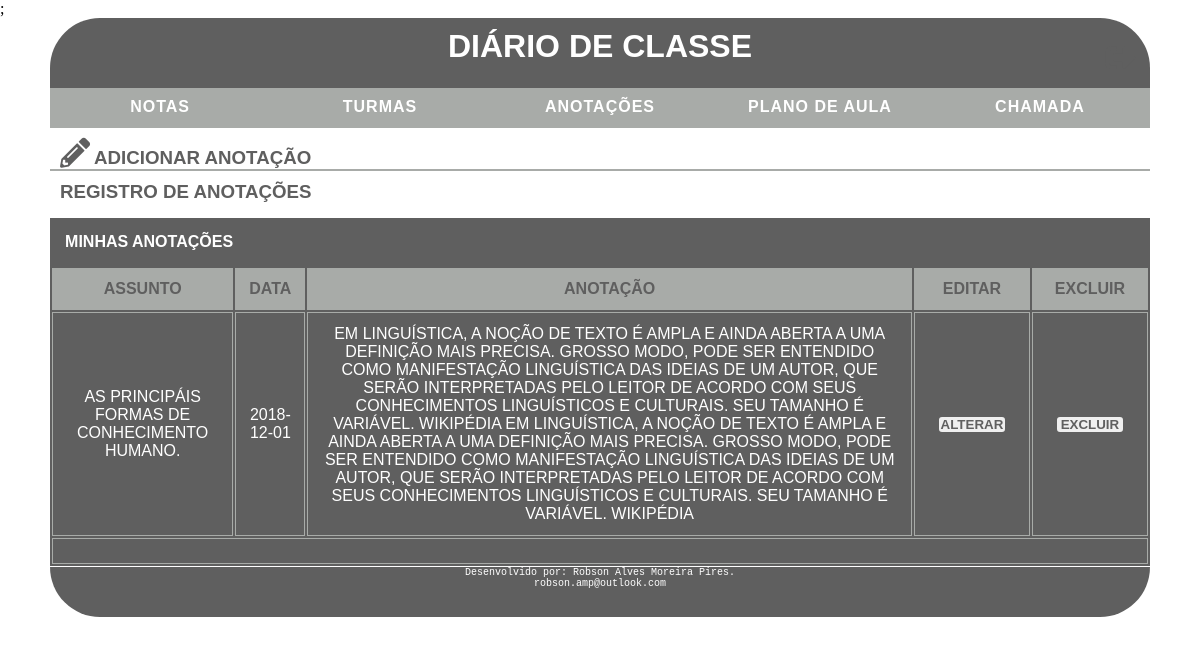
The app's page /php/anotacoes.php, older data.
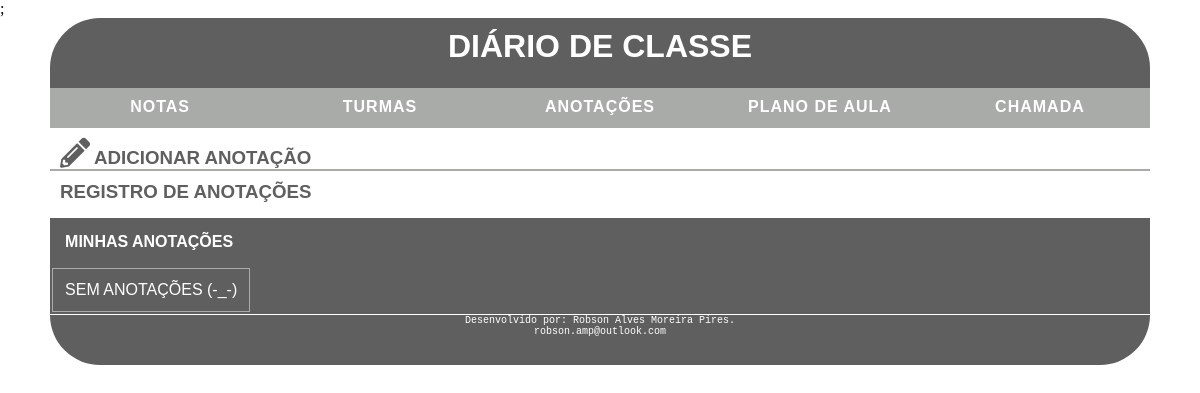
The same page, newer data.
### tables this page shows
CREATE TABLE IF NOT EXISTS `tb_anotacao` (
  `tb_anotacao_id_anotacao` int(100) UNSIGNED NOT NULL AUTO_INCREMENT,
  `tb_anotacao_assunto` varchar(350) NOT NULL,
  `tb_anotacao_data_criacao` date DEFAULT NULL,
  `tb_anotacao_id_usuario` int(11) DEFAULT NULL,
  `tb_anotacao_anotacao` varchar(5000) NOT NULL,
  `tb_anotacao_data` timestamp NULL DEFAULT CURRENT_TIMESTAMP,
  PRIMARY KEY (`tb_anotacao_id_anotacao`),
  KEY `FK_tb_anotacao_id_usuario` (`tb_anotacao_id_usuario`)
);

### php/anotacoes.php (the view, shortened to what this page needs)
<!DOCTYPE html>
<html lang="en">
<head>
	<link rel="stylesheet" type="text/css" href="../css/diarioDeClasse.css">
	<link rel="stylesheet" href="https://use.fontawesome.com/releases/v5.3.1/css/all.css">
	<link rel="stylesheet" type="text/css" href="../css/anotacoes.css">
</head>
<body>
	<div class="container-geral col-11 row">
		<header>
			<div class="cabecalho col-12 row">
				<h1>diário de classe</h1>
				<a href="../index.html"><i class="fas fa-sign-out-alt" title="sair"></i></a>
			</div>
		</header>
		<nav>
			<div class="menu col-12 row" id="menu-cel">
				<ul>
					<li><a href="notas.php">notas</a></li>
					<li><a href="turmas.php">turmas</a></li>
					<li class="filho3"><a href="anotacoes.php">anotações</a></li>
					<li><a href="planoDeAula.php">plano de aula</a></li>
					<li><a href="chamada.php">chamada</a></li>
				</ul>
			</div>
		</nav>
		<section class="col-12 row">
			<div class="container-conteudo col-12 row">
				<div class="botao col-12 row" onclick="botaoanotacoes()">
					<i class="fas fa-pencil-alt" title="Adicionar anotação."></i>
					<h3 title="Adicionar anotação." id="adicionar">Adicionar Anotação</h3>
				</div>
				<div class="anotacoesSalvas col-12 row" id="idAnotacoesSalvas">
					<h3>Registro de Anotações</h3>
					<div class="anotacao col-12 row" id="anot">
						<h4>minhas anotações</h4>
						<?php
							include("../dao/conexao.php");
							$sql = "SELECT tb_anotacao_id_anotacao, tb_anotacao_assunto, tb_anotacao_data_criacao, tb_anotacao_anotacao FROM tb_anotacao";
							$result = $conn->query($sql);
								echo "<table class='tabela'>";
							if ($result->num_rows > 0) {
									while($row = $result->fetch_assoc()) {
										echo "<thead><tr><th>assunto</th><th>data</th><th>anotação</th><th>editar</th><th>Excluir</th></tr></thead><tr><td>" . $row["tb_anotacao_assunto"] . "</td><td>" . $row["tb_anotacao_data_criacao"] . "</td><td>" . $row["tb_anotacao_anotacao"]  . "</td><td class='anotacao-btn-alterar'><button data-id='div".$row["tb_anotacao_id_anotacao"]."'>alterar</button></td>
										<td>
											<form  action='../dao/tbAnotacao.php?acao=excluir' method='post'>
												<input type='hidden' name='tb_anotacao_id_anotacao' value='".$row["tb_anotacao_id_anotacao"]."'>
												<input type='hidden' name='acao' value='excluir'>
												<button type='submit' title='excluir Anotação'>excluir</button>
											</form>
										</td>
										</tr>
										 <tr><td colspan='5'>
											<div id='div".$row["tb_anotacao_id_anotacao"]."' class='cont-edit-anotacao'>
													<form  action='../dao/tbAnotacao.php?acao=alterar' method='post'>
														<input type='hidden' name='tb_anotacao_id_anotacao' value='".$row["tb_anotacao_id_anotacao"]."'>
														<input title='data' type='date' name='tb_anotacao_data_criacao' id='anotacao-data' required >
														<input title='assunto' type='text' name='tb_anotacao_assunto' id='anotacao-assunto' required >
														<textarea title='anotação' id='info' name='tb_anotacao_anotacao' required ></textarea>
														<button type='submit' title='Salvar Anotação'>Salvar</button>
													</form>
											</div>
										</td></tr>";
									}
							} else {
								echo "<tr><td>Sem Anotações (-_-)</td></tr>";
							}
							echo"</table>";
						 ?>
					</div>
				</div>
			</div>
		</section>
		<footer>
			<div class="rodape col-12 row" id="rodapee">
				<p>Desenvolvido por: Robson Alves Moreira Pires.</p>
				<p>robson.amp@outlook.com</p>
			</div>
		</footer>
	</div>
</body>
</html>

### css/diarioDeClasse.css (style rules this page uses)
* { margin: 0; padding: 0; box-sizing: border-box; }
.col-11 { width: 91.66%; }
.col-12 { width: 100%; }
[class*="col-"] { height: auto; }
h1, h2, h3, h4, li, label, button { color: #ffffff; font-family: Arial Narrow, sans-serif; text-transform: uppercase; }
p { font-family: Arial Narrow, sans-serif; }
li { list-style-type: none; }
a { text-decoration: none; }
.container-geral { height: auto; margin: 0 auto; max-width: 1400px !important; }
.cabecalho { height: 70px; background: #5f5f5f; border-radius: 50px 50px 0 0; position: relative; text-align: center; }
.cabecalho h1 { padding-top: 10px; display: inline-block; margin: 0 auto; }
.botao { border-bottom: 2px solid #a8aba8; }
.botao h3 { cursor: pointer; color: #5f5f5f; display: inline-block; }
.fa-sign-out-alt { position: absolute; right: 15px; top: 15px; color:#ffffff; }
.fas { font-size: 30px; color:#5f5f5f; margin:10px 0 0 10px; }
.menu { height: auto; background: #a8aba8; overflow: auto; }
.menu ul li { height: 40px; width: 20%; float: left; text-align: center; }
.menu ul li a { color:#ffffff; display: block; padding: 10px; font-size: 1em; font-weight: bold; letter-spacing: 1px; }
.filho1, .filho2, .filho3, .filho4, .filho5 { animation-name: indicador-menu; animation-duration: 1s; animation-iteration-count: infinite; animation-direction: alternate; }
.container-conteudo { height: auto; }
.rodape { text-align: center; height:50px; border-radius: 0 0 50px 50px; background: #5f5f5f; }
.rodape p { color: #ffffff; font-family: courier, sans-serif; font-size: 10px; }
button { width: 70px; border-radius: 5px; border: 2px solid #5f5f5f; color: #5f5f5f; font-family: Arial Narrow, sans-serif; text-transform: uppercase; font-weight: bold; }
form { color: black; font-family: Arial Narrow, sans-serif; text-transform: uppercase; font-weight: bold; }
label, button { color: #5f5f5f; margin-left: 10px; margin-top: 10px; }
button { margin: 10px; }

### css/anotacoes.css (style rules this page uses)
.anotacao { height: auto; background: #5f5f5f; position: relative; margin-bottom: 1px; }
.anotacoesSalvas h3 { color: #5f5f5f; margin: 10px; }
h4 { padding-top: 15px; margin: 15px; }
.tabela { font-family: Arial Narrow, sans-serif; text-transform: uppercase; }
.tabela td { padding: 12px; text-align: center; color: #ffffff; border: 1px solid #a8aba8; }
.tabela th { padding: 12px; text-align: center; background-color: #a8aba8; color: #5f5f5f; }

Row changes from the older to the newer data that the page shows:
removed tb_anotacao: tb_anotacao_assunto "AS PRINCIPÁIS FORMAS DE CONHECIMENTO HUMANO.", tb_anotacao_data_criacao "2018-12-01", tb_anotacao_anotacao "EM LINGUÍSTICA, A NOÇÃO DE TEXTO É AMPLA E AINDA ABERTA A UMA DEFINIÇÃO MAIS PRECISA. GROSSO MODO, PODE SER ENTENDIDO COMO MANIFESTAÇÃO LINGUÍSTICA DAS IDEIAS DE UM AUTOR, QUE SERÃO INTERPRETADAS PELO LEITOR DE ACORDO COM SEUS CONHECIMENTOS LINGUÍSTICOS E CULTURAIS. SEU TAMANHO É VARIÁVEL. WIKIPÉDIA EM LINGUÍSTICA, A NOÇÃO DE TEXTO É AMPLA E AINDA ABERTA A UMA DEFINIÇÃO MAIS PRECISA. GROSSO MODO, PODE SER ENTENDIDO COMO MANIFESTAÇÃO LINGUÍSTICA DAS IDEIAS DE UM AUTOR, QUE SERÃO INTERPRETADAS PELO LEITOR DE ACORDO COM SEUS CONHECIMENTOS LINGUÍSTICOS E CULTURAIS. SEU TAMANHO É VARIÁVEL. WIKIPÉDIA"
Text that changed along with them:
text now shown: "SEM ANOTAÇÕES (-_-)"
